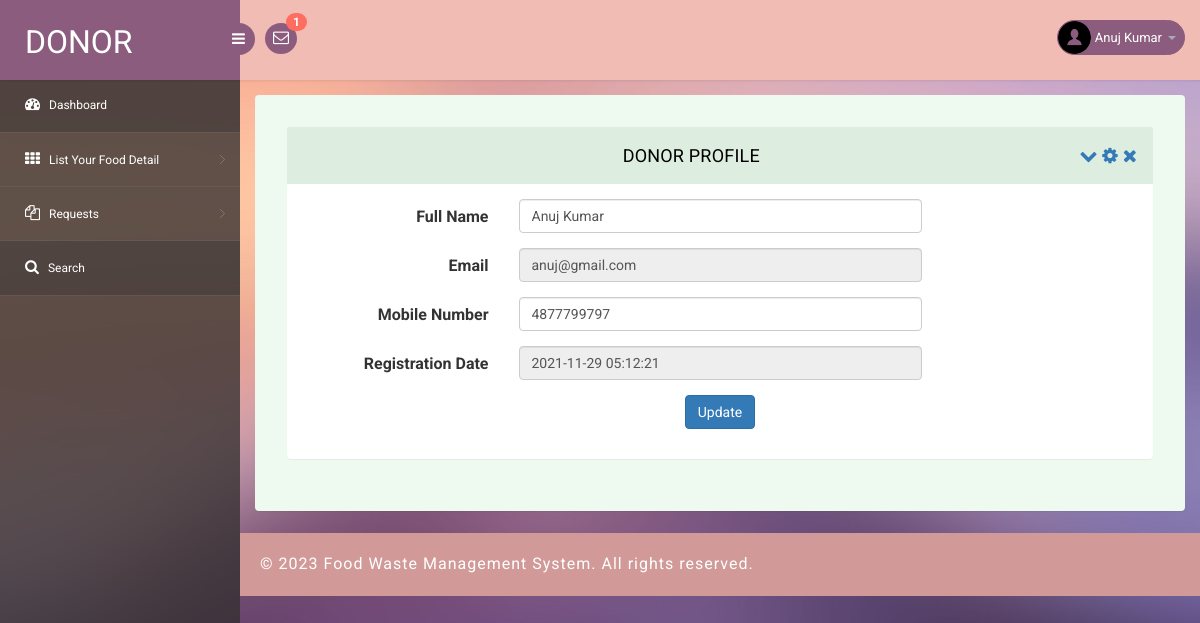
/fwms/donor/donor-profile.php (signed in), run on the app's committed database.
### tables this page shows
CREATE TABLE `tbldonor` (
  `ID` int(10) NOT NULL,
  `FullName` varchar(200) DEFAULT NULL,
  `Email` varchar(200) DEFAULT NULL,
  `MobileNumber` bigint(10) DEFAULT NULL,
  `Password` varchar(120) DEFAULT NULL,
  `RegDate` timestamp NULL DEFAULT current_timestamp()
);

### fwms/donor/donor-profile.php (the view, shortened to what this page needs)
<?php
include('includes/dbconnection.php');
if (strlen($_SESSION['pgasoid']==0)) {
  header('location:logout.php');
  } else{
  ?>
<!DOCTYPE html>
<head>
<link rel="stylesheet" href="css/bootstrap.min.css" >
<link href="css/style.css" rel='stylesheet' type='text/css' />
<link href="css/style-responsive.css" rel="stylesheet"/>
<link rel="stylesheet" href="css/font.css" type="text/css"/>
<link href="css/font-awesome.css" rel="stylesheet">
</head>
<body>
<section id="container">
<?php include_once('includes/header.php');?>
<?php include_once('includes/sidebar.php');?>
<section id="main-content">
	<section class="wrapper">
		<div class="form-w3layouts">
            <div class="row">
                <div class="col-lg-12">
                    <section class="panel">
                        <header class="panel-heading">
                            Donor Profile
                            <span class="tools pull-right">
                                <a class="fa fa-chevron-down" href="javascript:;"></a>
                                <a class="fa fa-cog" href="javascript:;"></a>
                                <a class="fa fa-times" href="javascript:;"></a>
                             </span>
                        </header>
                        <div class="panel-body">
                            <div class="form">
   <?php
 $donorid=$_SESSION['pgasoid'];
$ret=mysqli_query($con,"select * from tbldonor where ID='$donorid'");
while ($row=mysqli_fetch_array($ret)) {
?>
                                <form class="cmxform form-horizontal " method="post" action="">
                                    <div class="form-group ">
                                        <label for="adminname" class="control-label col-lg-3">Full Name</label>
                                        <div class="col-lg-6">
                                            <input class=" form-control" id="fullname" name="fullname" type="text" value="<?php  echo $row['FullName'];?>" required="true">
                                        </div>
                                    </div>
                                    <div class="form-group ">
                                        <label for="email" class="control-label col-lg-3">Email</label>
                                        <div class="col-lg-6">
                                            <input class="form-control " id="email" name="email" type="email" value="<?php  echo $row['Email'];?>" readonly="true">
                                        </div>
                                    </div>
                                    <div class="form-group ">
                                        <label for="username" class="control-label col-lg-3">Mobile Number</label>
                                        <div class="col-lg-6">
                                            <input class="form-control " id="contactnumber" name="contactnumber" type="text" value="<?php  echo $row['MobileNumber'];?>" required="true">
                                        </div>
                                    </div>
                                    <div class="form-group ">
                                        <label for="username" class="control-label col-lg-3">Registration Date</label>
                                        <div class="col-lg-6">
                                            <input class="form-control " id="regDate" name="regdate" type="text" value="<?php  echo $row['RegDate'];?>" readonly="true">
                                        </div>
                                    </div>
                                    <?php } ?>
                                    <div class="form-group">
                                        <div class="col-lg-offset-3 col-lg-6">
                                          <p style="text-align: center;"> <button class="btn btn-primary" type="submit" name="submit">Update</button></p>
                                        </div>
                                    </div>
                                </form>
                            </div>
                        </div>
                    </section>
                </div>
            </div>
        </div>
</section>
		  <?php include_once('includes/footer.php');?>
</section>
</section>
</body>
</html>
<?php }  ?>

### fwms/donor/includes/header.php (shortened to what this page needs)
<header class="header fixed-top clearfix">
<div class="brand">
    <a href="dashboard.php" class="logo">
        Donor
    </a>
    <div class="sidebar-toggle-box">
        <div class="fa fa-bars"></div>
    </div>
</div>
<div class="nav notify-row" id="top_menu">
    <ul class="nav top-menu">
                <?php
        $did=$_SESSION['pgasoid'];
$ret1=mysqli_query($con,"select tblfoodrequests.id,fullName,requestNumber from tblfoodrequests
 join tblfood  on tblfood.ID=tblfoodrequests.foodId
 where tblfood.DonorID='$did' and (tblfoodrequests.status is null || tblfoodrequests.status='')");
$num=mysqli_num_rows($ret1);
?>
        <li id="header_inbox_bar" class="dropdown">
            <a data-toggle="dropdown" class="dropdown-toggle" href="#">
                <i class="fa fa-envelope-o"></i>
                <span class="badge bg-important"><?php echo $num;?></span>
            </a>
        </li>
    </ul>
</div>
<div class="top-nav clearfix">
    <ul class="nav pull-right top-menu">
        <li class="dropdown">
            <a data-toggle="dropdown" class="dropdown-toggle" href="#">
                <?php
$donorid=$_SESSION['pgasoid'];
$ret=mysqli_query($con,"select FullName from  tbldonor where ID='$donorid'");
$row=mysqli_fetch_array($ret);
$name=$row['FullName'];
?>
                <img alt="" src="images/2.png">
                <span class="username"><?php echo $name; ?></span>
                <b class="caret"></b>
            </a>
        </li>
    </ul>
</div>
</header>

### fwms/donor/css/style.css (style rules this page uses)
ul, ol { margin: 0; }
p { margin: 0; }
html, body { font-family: 'Roboto', sans-serif; font-size: 100%; overflow-x: hidden; background: url(../images/bg.jpg) no-repeat 0px 0px; background-size:cover; }
body a { transition: 0.5s all ease; -webkit-transition: 0.5s all ease; -moz-transition: 0.5s all ease; -o-transition: 0.5s all ease; -ms-transition: 0.5s all ease; text-decoration:none; }
p { margin:0; }
ul,label { margin:0; padding:0; }
#main-content { margin-left:240px; -webkit-transition:all .3s ease-in-out; -moz-transition:all .3s ease-in-out; -o-transition:all .3s ease-in-out; transition:all .3s ease-in-out; }
.header { left:0; right:0; z-index:1002; background:rgb(240, 188, 180); -webkit-transition:all .3s ease-in-out; -moz-transition:all .3s ease-in-out; -o-transition:all .3s ease-in-out; transition:all .3s ease-in-out; }
.fixed-top { position:fixed; box-shadow:1px 0 3px rgba(0,0,0,.15); }
.wrapper { display:inline-block; margin-top:80px; padding:15px; width:100%; }
.brand { background:#8b5c7e; float:left; width:240px; height:80px; position:relative; }
a.logo { font-size:32px; color:#fff; float:left; margin:20px 0 0 25px; text-transform:uppercase; }
#top_menu .nav>li,ul.top-menu>li { float:left; }
.notify-row { float:left; margin-top:23px; margin-left:25px; }
ul.top-menu { margin-right:15px; margin-top: 0; }
ul.top-menu > li > a { color: #fff; font-size: 16px; background: #8b5c7e; padding: 4px 8px; margin-right: 15px; border-radius: 50%; -webkit-border-radius: 50%; padding-right: 8px !important; }
.notify-row .badge { position:absolute; right:-10px; top:-10px; z-index:100; }
.top-nav { margin-top:20px; }
.top-nav img { border-radius:50%; -webkit-border-radius:50%; width:33px; }
.top-nav .username { font-size:13px; color:#fff; }
.top-nav ul.top-menu>li>a { border-radius: 100px; -webkit-border-radius: 100px; padding: 0px; background: none; margin-right: 0; border: 1px solid #8b5c7e; background: #8b5c7e; }
.top-nav ul.top-menu>li { margin-left:10px; }
.top-nav .nav .caret { border-bottom-color:#A4AABA; border-top-color:#A4AABA; }
.sidebar-toggle-box { float:left; margin-top:23px; margin-left:-15px; background:#8b5c7e; border-radius:50%; -webkit-border-radius:50%; width:32px; height:32px; position:absolute; right:-15px; }
.sidebar-toggle-box .fa-bars { cursor:pointer; display:inline-block; font-size:15px; padding:8px 8px 8px 9px; color:#fff; }
.panel-heading { position: relative; height: 57px; line-height: 57px; letter-spacing: 0.2px; color: #000; font-size: 18px; font-weight: 400; padding: 0 16px; background:#ddede0; border-top-right-radius: 2px; border-top-left-radius: 2px; text-transform: uppercase; text-align: center; }
.panel { border: none ! important; }
.form-w3layouts { background: #eef9f0; padding: 2em; border-radius: 4px; -webkit-box-shadow: 0 1px 1px rgba(0,0,0,.05); box-shadow: 0 1px 1px rgba(0,0,0,.05); }
.badge.bg-important { background: #ff6c60; }

### data on the page
tbldonor: FullName "Anuj Kumar", fullname "Anuj Kumar", email "anuj@gmail.com", contactnumber "4877799797", regdate "2021-11-29 05:12:21"

### other printed values
$num "1"
